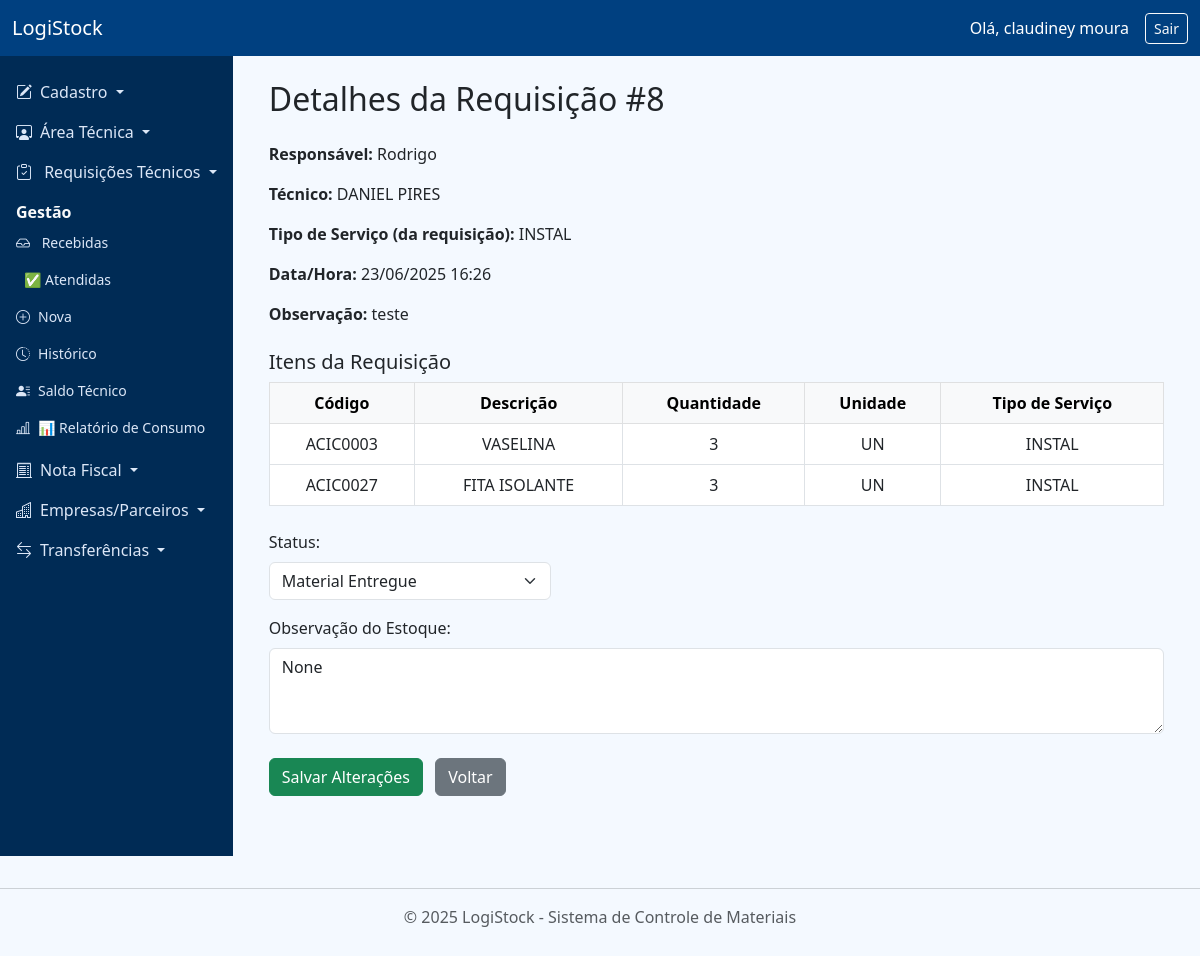
The app's page /requisicoes_tecnicos/detalhes/8 (signed in) with its own data.
### app/models.py (models this page shows, shortened)
class Usuario(db.Model, UserMixin):
    __tablename__ = 'usuarios'
    id = db.Column(db.Integer, primary_key=True)
    nome = db.Column(db.String(150), nullable=False)
    email = db.Column(db.String(120), unique=True, nullable=False)
    senha_hash = db.Column(db.String(255), nullable=False)
    perfil = db.Column(db.String(50), nullable=False)
    status = db.Column(db.String(20), default='Ativo')

class RequisicaoTecnico(db.Model):
    __tablename__ = 'requisicoes_tecnicos'
    id = db.Column(db.Integer, primary_key=True)
    solicitante_responsavel = db.Column(db.String(100), nullable=False)
    solicitante_tecnico = db.Column(db.String(100), nullable=False)
    solicitante_tecnico_id = db.Column(db.Integer, db.ForeignKey('tecnicos.id'))
    tecnico_rel = db.relationship('Tecnico', foreign_keys=[solicitante_tecnico_id])
    tipo_servico = db.Column(db.String(100), nullable=False)
    data_hora = db.Column(db.DateTime, default=datetime.utcnow)
    observacao = db.Column(db.Text)
    status = db.Column(db.String(20), default="Pendente")
    observacao_estoque = db.Column(db.Text)
    itens = db.relationship("RequisicaoTecnicoItem", backref="requisicao", lazy=True, cascade="all, delete-orphan")

class RequisicaoTecnicoItem(db.Model):
    __tablename__ = 'requisicoes_tecnicos_itens'
    id = db.Column(db.Integer, primary_key=True)
    requisicao_id = db.Column(db.Integer, db.ForeignKey("requisicoes_tecnicos.id"), nullable=False)
    codigo = db.Column(db.String(50), nullable=False)
    descricao = db.Column(db.String(200), nullable=False)
    unidade = db.Column(db.String(20), nullable=False)
    quantidade = db.Column(db.Integer, nullable=False)
    valor = db.Column(db.Float, nullable=False)
    quantidade_estoque = db.Column(db.Integer)

### app/routes/requisicoes_tecnicos.py (the view)
@bp_requisicoes_tecnicos.route("/detalhes/<int:requisicao_id>", methods=["GET", "POST"])
@login_required
def detalhes(requisicao_id):
    requisicao = RequisicaoTecnico.query.get_or_404(requisicao_id)
    if request.method == "POST":
        requisicao.status = request.form.get("status")
        requisicao.observacao_estoque = request.form.get("observacao")
        db.session.commit()
        flash("Requisição atualizada com sucesso.", "success")
        return redirect(url_for("requisicoes_tecnicos.recebidas"))
    return render_template(
        "requisicoes_tecnicos/detalhes_requisicao.html", requisicao=requisicao
    )

### app/routes/auth.py (called while the page is built)
@login_manager.user_loader
def load_user(user_id):
    return Usuario.query.get(int(user_id))

### app/templates/requisicoes_tecnicos/detalhes_requisicao.html (shortened to what this page needs)
{% extends "base.html" %}
{% block content %}
<div class="container">
  <h2 class="mb-4">Detalhes da Requisição #{{ requisicao.id }}</h2>
  <div class="mb-4">
    <p><strong>Responsável:</strong> {{ requisicao.solicitante_responsavel }}</p>
    <p><strong>Técnico:</strong> {{ requisicao.solicitante_tecnico }}</p>
    <p><strong>Tipo de Serviço (da requisição):</strong> {{ requisicao.tipo_servico }}</p>
    <p><strong>Data/Hora:</strong> {{ requisicao.data_hora.strftime('%d/%m/%Y %H:%M') }}</p>
    <p><strong>Observação:</strong> {{ requisicao.observacao or '-' }}</p>
  </div>
  <h5>Itens da Requisição</h5>
  <table class="table table-bordered text-center align-middle">
    <thead class="table-light">
      <tr>
        <th>Código</th>
        <th>Descrição</th>
        <th>Quantidade</th>
        <th>Unidade</th>
        <th>Tipo de Serviço</th>
      </tr>
    </thead>
    <tbody>
      {% for item in requisicao.itens %}
      <tr>
        <td>{{ item.codigo }}</td>
        <td>{{ item.descricao }}</td>
        <td>{{ item.quantidade }}</td>
        <td>{{ item.unidade }}</td>
        <td>{{ requisicao.tipo_servico }}</td>
      </tr>
      {% endfor %}
    </tbody>
  </table>
  <form method="post" class="mt-4">
    {% if current_user.perfil in ['estoque', 'admin'] %}
      <div class="row mb-3">
        <div class="col-md-4">
          <label class="form-label">Status:</label>
          <select name="status" class="form-select" required>
            <option value="material_entregue" {% if requisicao.status == 'material_entregue' %}selected{% endif %}>Material Entregue</option>
          </select>
        </div>
      </div>
      <div class="mb-4">
        <label class="form-label">Observação do Estoque:</label>
        <textarea name="observacao_estoque" class="form-control" rows="3">{{ requisicao.observacao_estoque }}</textarea>
      </div>
      <button type="submit" class="btn btn-success">
        {% if requisicao.status == 'pendente' %}Finalizar Requisição{% else %}Salvar Alterações{% endif %}
      </button>
    {% endif %}
    <a href="{{ url_for('requisicoes_tecnicos.historico') }}" class="btn btn-secondary ms-2">Voltar</a>
  </form>
</div>
{% endblock %}

### app/templates/base.html (shortened to what this page needs)
<!DOCTYPE html>
<html lang="pt-br">
  <head>
    <link rel="stylesheet" href="https://cdn.jsdelivr.net/npm/bootstrap@5.3.0/dist/css/bootstrap.min.css" />
    <link rel="stylesheet" href="https://cdn.jsdelivr.net/npm/bootstrap-icons@1.10.5/font/bootstrap-icons.css" />
    <link rel="stylesheet" href="{{ url_for('static', filename='css/custom.css') }}">
  </head>
  <body>
    <nav class="navbar navbar-dark bg-dark">
      <div class="container-fluid">
        <a class="navbar-brand" href="/">LogiStock</a>
        {% if current_user.is_authenticated %}
          <div class="d-flex align-items-center text-white">
            <span class="me-3">Olá, {{ current_user.nome }}</span>
            <a href="{{ url_for('auth.logout') }}" class="btn btn-outline-light btn-sm">Sair</a>
          </div>
        {% else %}
          <div>
            <a href="{{ url_for('auth.login') }}" class="btn btn-outline-light btn-sm">Entrar</a>
          </div>
        {% endif %}
      </div>
    </nav>
    <div id="main-content">
      <nav id="sidebar" class="d-flex flex-column">
        <ul class="nav flex-column">
          <li class="nav-item">
            <a class="nav-link dropdown-toggle" href="#cadastroSubmenu" data-bs-toggle="collapse" role="button" aria-expanded="false" aria-controls="cadastroSubmenu">
              <i class="bi bi-pencil-square me-2"></i>Cadastro
            </a>
          </li>
            <li class="nav-item">
              <a class="nav-link dropdown-toggle" href="#areaTecnicaSubmenu" data-bs-toggle="collapse" role="button" aria-expanded="false" aria-controls="areaTecnicaSubmenu">
                <i class="bi bi-person-workspace me-2"></i>Área Técnica
              </a>
            </li>
<li class="nav-item">
  <a
    class="nav-link dropdown-toggle"
    href="#requisicoesTecnicosSubmenu"
    data-bs-toggle="collapse"
    role="button"
    aria-expanded="false"
    aria-controls="requisicoesTecnicosSubmenu"
  >
    {% if requisicoes_tecnicos_pendentes > 0 %}
      <i class="bi bi-person-exclamation me-2 text-danger"></i>
    {% else %}
      <i class="bi bi-clipboard-check me-2"></i>
    {% endif %}
    Requisições Técnicos
  </a>
  <div class="collapse show" id="requisicoesTecnicosSubmenu">
    <div class="menu-header">Gestão</div>
    <ul class="btn-toggle-nav list-unstyled fw-normal pb-1 small">
      {% if current_user.perfil in ['estoque', 'admin'] %}
      <li>
        <a class="nav-link px-3" href="{{ url_for('requisicoes_tecnicos.recebidas') }}">
          {% if requisicoes_tecnicos_pendentes > 0 %}
            <i class="bi bi-person-exclamation me-2 text-danger"></i>
          {% else %}
            <i class="bi bi-inbox me-2"></i>
          {% endif %}
          Recebidas
        </a>
      </li>
      {% endif %}
      {% if current_user.perfil in ['estoque', 'admin', 'tecnico'] %}
      <li>
        <a class="nav-link px-3" href="{{ url_for('requisicoes_tecnicos.atendidas') }}">
          ✅ Atendidas
        </a>
      </li>
      {% endif %}
      <li>
        <a href="{{ url_for('requisicoes_tecnicos.nova_requisicao') }}" class="nav-link px-3">
          <i class="bi bi-plus-circle me-2"></i>Nova
        </a>
      </li>
      <li>
        <a href="{{ url_for('requisicoes_tecnicos.historico') }}" class="nav-link px-3">
          <i class="bi bi-clock-history me-2"></i>Histórico
        </a>
      </li>
      <li>
        <a class="nav-link px-3" href="{{ url_for('saldo_tecnico.exibir_saldo') }}">
          <i class="bi bi-person-lines-fill me-2"></i>Saldo Técnico
        </a>
      </li>
      {% if current_user.perfil in ['admin', 'estoque'] %}
<li>
  <a class="nav-link px-3" href="{{ url_for('requisicoes_tecnicos.relatorio_consumo') }}">
    <i class="bi bi-bar-chart-line me-2"></i>📊 Relatório de Consumo
  </a>
</li>
{% endif %}
    </ul>
  </div>
</li>
          <li class="nav-item">
            <a
              class="nav-link dropdown-toggle"
              href="#notaFiscalSubmenu"
              data-bs-toggle="collapse"
              role="button"
              aria-expanded="false"
              aria-controls="notaFiscalSubmenu"
            >
              <i class="bi bi-receipt-cutoff me-2"></i>Nota Fiscal
            </a>
          </li>
          <li class="nav-item">
            <a
              class="nav-link dropdown-toggle"
              href="#empresasSubmenu"
              data-bs-toggle="collapse"
              role="button"
              aria-expanded="false"
              aria-controls="empresasSubmenu"
            >
              <i class="bi bi-buildings me-2"></i>Empresas/Parceiros
            </a>
          </li>
          <li class="nav-item">
            <a
              class="nav-link dropdown-toggle"
              href="#transferenciasSubmenu"
              data-bs-toggle="collapse"
              role="button"
              aria-expanded="false"
              aria-controls="transferenciasSubmenu"
            >
              <i class="bi bi-arrow-left-right me-2"></i>Transferências
            </a>
          </li>
        </ul>
      </nav>
      <div class="flex-grow-1 p-4">
        {% block content %}{% endblock %}
      </div>
    </div>
    <footer class="text-center text-muted py-3 mt-auto">
      <hr />
      <p>&copy; 2025 LogiStock - Sistema de Controle de Materiais</p>
    </footer>
  </body>
</html>

### app/static/css/custom.css (style rules this page uses)
body { background-color: #f4f9ff; font-family: 'Segoe UI', sans-serif; }
#sidebar { background-color: #002b55 !important; }
#sidebar .nav-link, #sidebar .dropdown-item { color: #dce7f7; }
.navbar { background-color: #004080 !important; color: white; }
.navbar .navbar-brand, .navbar .nav-link, .navbar span { color: white; font-weight: 500; }

### app/templates/base.html (style rules this page uses)
body { display: flex; min-height: 100vh; flex-direction: column; margin: 0; }
#main-content { flex: 1; display: flex; }
#sidebar { min-width: 220px; background-color: #002b55; color: white; padding-top: 1rem; min-height: 100vh; }
#sidebar .nav-link, #sidebar .dropdown-item { color: #dce7f7; }
.menu-header { color: #f9fafb; font-weight: bold; padding: 0.5rem 1rem 0 1rem; }
.nav-link i { margin-right: 0.5rem; }

### records on screen
Usuario: nome "claudiney moura"
RequisicaoTecnico: id "8", solicitante_responsavel "Rodrigo", solicitante_tecnico "DANIEL PIRES", tipo_servico "INSTAL", data_hora "23/06/2025 16:26", observacao "teste", status "Material Entregue", observacao_estoque "None"
RequisicaoTecnicoItem: codigo "ACIC0003", descricao "VASELINA", quantidade "3", unidade "UN"
RequisicaoTecnicoItem: codigo "ACIC0027", descricao "FITA ISOLANTE", quantidade "3", unidade "UN"
